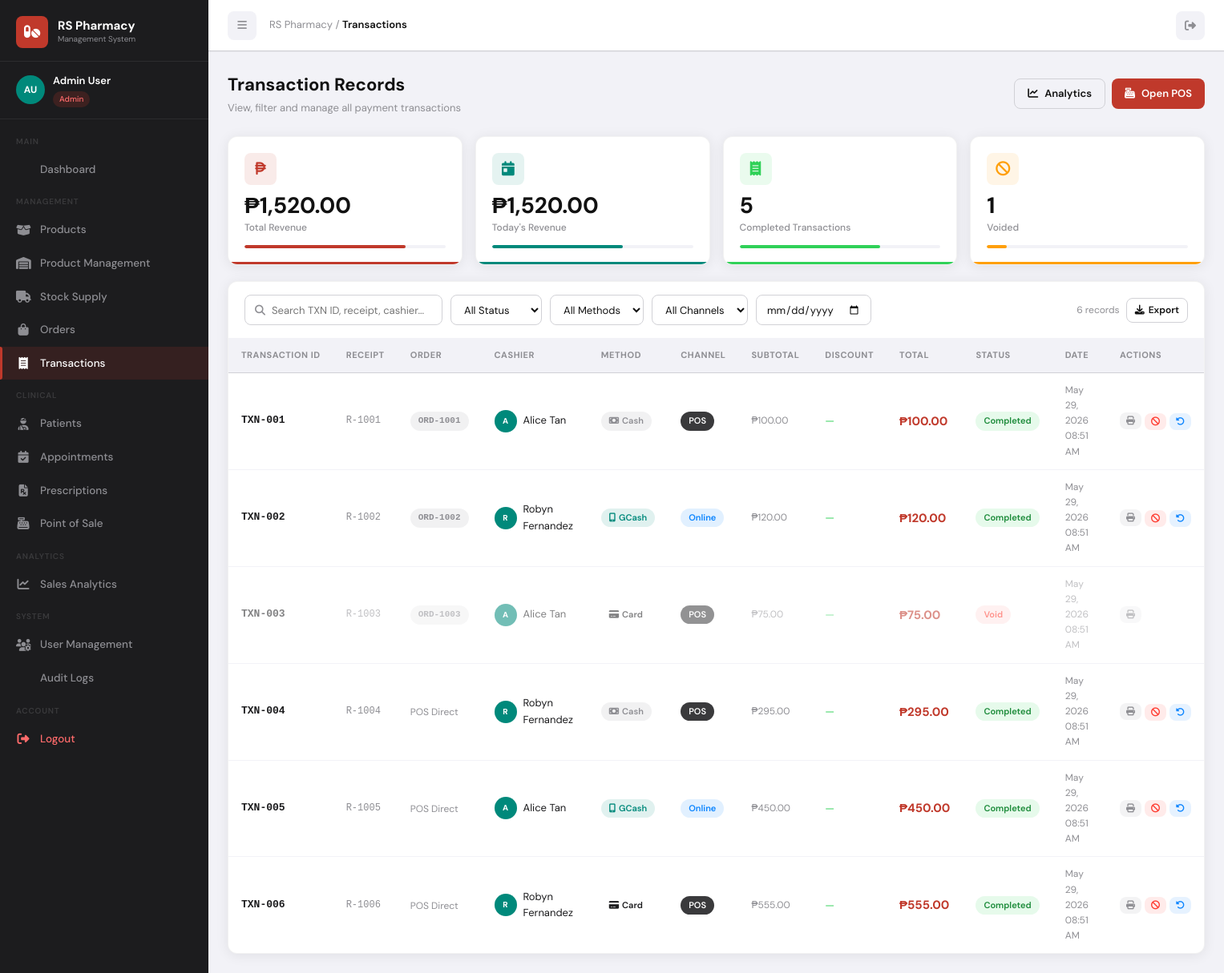
Screenshot of /transactions.php (signed in) with the database file from the repository.
### tables this page shows
CREATE TABLE IF NOT EXISTS transactions (
    id INT AUTO_INCREMENT PRIMARY KEY,
    transaction_id VARCHAR(20) UNIQUE,
    order_id INT,
    cashier_id INT,
    subtotal DECIMAL(10,2) NOT NULL,
    discount DECIMAL(10,2) DEFAULT 0,
    tax DECIMAL(10,2) DEFAULT 0,
    total_amount DECIMAL(10,2) NOT NULL,
    payment_method ENUM('Cash','Card','GCash') DEFAULT 'Cash',
    payment_status ENUM('Completed','Pending','Refunded','Void') DEFAULT 'Completed',
    channel ENUM('POS','Online') DEFAULT 'POS',
    receipt_number VARCHAR(30),
    created_at TIMESTAMP DEFAULT CURRENT_TIMESTAMP,
    FOREIGN KEY (order_id) REFERENCES orders(id) ON DELETE SET NULL,
    FOREIGN KEY (cashier_id) REFERENCES users(id) ON DELETE SET NULL
);

CREATE TABLE IF NOT EXISTS orders (
    id INT AUTO_INCREMENT PRIMARY KEY,
    order_number VARCHAR(20) UNIQUE,
    patient_id INT,
    pharmacist_id INT,
    prescription_id INT,
    order_type ENUM('walk-in','online','reservation') DEFAULT 'walk-in',
    status ENUM('Pending','Processing','Completed','Cancelled') DEFAULT 'Pending',
    notes TEXT,
    created_by INT,
    created_at TIMESTAMP DEFAULT CURRENT_TIMESTAMP,
    updated_at TIMESTAMP DEFAULT CURRENT_TIMESTAMP ON UPDATE CURRENT_TIMESTAMP,
    FOREIGN KEY (patient_id) REFERENCES patients(id) ON DELETE SET NULL,
    FOREIGN KEY (pharmacist_id) REFERENCES pharmacists(id) ON DELETE SET NULL,
    FOREIGN KEY (prescription_id) REFERENCES prescriptions(id) ON DELETE SET NULL,
    FOREIGN KEY (created_by) REFERENCES users(id) ON DELETE SET NULL
);

### auth.php (called while the page is built, shortened)
<?php
function getCurrentUser() {
    return [
        'id'         => $_SESSION['user_id'] ?? null,
        'name'       => $_SESSION['user_name'] ?? '',
        'email'      => $_SESSION['user_email'] ?? '',
        'role'       => $_SESSION['user_role'] ?? '',
        'first_name' => $_SESSION['first_name'] ?? '',
        'last_name'  => $_SESSION['last_name'] ?? '',
    ];
}
function formatCurrency($amount) {
    return '₱' . number_format($amount, 2);
}
function formatDateTime($dt) {
    return date('M d, Y h:i A', strtotime($dt));
}
function sanitize($input) {
    return htmlspecialchars(strip_tags(trim($input)), ENT_QUOTES, 'UTF-8');
}
?>

### transactions.php (the view, shortened to what this page needs)
<?php
require_once 'includes/auth.php';
$db   = getDB();
$search  = sanitize($_GET['search']  ?? '');
$fDate   = sanitize($_GET['date']    ?? '');
$where = "WHERE 1";
$transactions = [];
$res = $db->query("SELECT t.*, CONCAT(u.first_name,' ',u.last_name) as cashier_name, o.order_number FROM transactions t LEFT JOIN users u ON t.cashier_id=u.id LEFT JOIN orders o ON t.order_id=o.id $where ORDER BY t.created_at DESC LIMIT 500");
while ($row = $res->fetch_assoc()) $transactions[] = $row;
$totalRev  = $db->query("SELECT COALESCE(SUM(total_amount),0) as c FROM transactions WHERE payment_status='Completed'")->fetch_assoc()['c'];
$todayRev  = $db->query("SELECT COALESCE(SUM(total_amount),0) as c FROM transactions WHERE payment_status='Completed' AND DATE(created_at)=CURDATE()")->fetch_assoc()['c'];
$totalTxns = $db->query("SELECT COUNT(*) as c FROM transactions WHERE payment_status='Completed'")->fetch_assoc()['c'];
$voidedTxns = $db->query("SELECT COUNT(*) as c FROM transactions WHERE payment_status='Void'")->fetch_assoc()['c'];
$statusColors = ['Completed'=>'success','Pending'=>'warning','Refunded'=>'info','Void'=>'danger'];
$methodColors = ['Cash'=>'gray','Card'=>'blue','GCash'=>'teal'];
?>
<!DOCTYPE html>
<html lang="en">
<head>
    <link rel="stylesheet" href="https://cdnjs.cloudflare.com/ajax/libs/font-awesome/6.5.0/css/all.min.css">
    <link rel="stylesheet" href="assets/css/style.css">
</head>
<body>
<div class="app-wrapper">
    <?php include 'includes/sidebar.php'; ?>
    <div class="main-content">
        <div class="topbar">
            <div class="topbar-left">
                <button class="topbar-btn" onclick="toggleSidebar()"><i class="fas fa-bars"></i></button>
                <div class="page-breadcrumb">RS Pharmacy / <span>Transactions</span></div>
            </div>
            <div class="topbar-right">
                <a href="./logout.php" class="topbar-btn"><i class="fas fa-sign-out-alt"></i></a>
            </div>
        </div>
        <div class="page-content">
            <div class="page-header">
                <div><div class="page-title">Transaction Records</div><div class="page-subtitle">View, filter and manage all payment transactions</div></div>
                <div style="display:flex;gap:8px;">
                    <a href="sales_analytics.php" class="btn btn-outline"><i class="fas fa-chart-line"></i> Analytics</a>
                    <a href="pos.php" class="btn btn-primary"><i class="fas fa-cash-register"></i> Open POS</a>
                </div>
            </div>
            <div class="stat-grid stat-grid-4" style="margin-bottom:20px;">
                <div class="stat-card red"><div class="stat-icon red"><i class="fas fa-peso-sign"></i></div><div class="stat-value"><?=formatCurrency($totalRev)?></div><div class="stat-label">Total Revenue</div><div class="stat-progress"><div class="stat-progress-bar red" style="width:80%"></div></div></div>
                <div class="stat-card teal"><div class="stat-icon teal"><i class="fas fa-calendar-day"></i></div><div class="stat-value"><?=formatCurrency($todayRev)?></div><div class="stat-label">Today's Revenue</div><div class="stat-progress"><div class="stat-progress-bar teal" style="width:65%"></div></div></div>
                <div class="stat-card green"><div class="stat-icon green"><i class="fas fa-receipt"></i></div><div class="stat-value"><?=$totalTxns?></div><div class="stat-label">Completed Transactions</div><div class="stat-progress"><div class="stat-progress-bar green" style="width:70%"></div></div></div>
                <div class="stat-card orange"><div class="stat-icon orange"><i class="fas fa-ban"></i></div><div class="stat-value"><?=$voidedTxns?></div><div class="stat-label">Voided</div><div class="stat-progress"><div class="stat-progress-bar orange" style="width:<?=min(100,$voidedTxns*10)?>%"></div></div></div>
            </div>
            <div class="table-wrapper">
                <div class="table-toolbar">
                    <div class="table-toolbar-left">
                        <div class="search-bar"><i class="fas fa-search"></i><input type="text" id="txnSearch" placeholder="Search TXN ID, receipt, cashier..." value="<?=htmlspecialchars($search)?>"></div>
                        <select class="filter-select" id="statusFilter">
                            <option value="">All Status</option>
                        </select>
                        <select class="filter-select" id="methodFilter">
                            <option value="">All Methods</option>
                        </select>
                        <select class="filter-select" id="channelFilter">
                            <option value="">All Channels</option>
                        </select>
                        <input type="date" class="filter-select" id="dateFilter" value="<?=htmlspecialchars($fDate)?>" title="Filter by date">
                    </div>
                    <div class="table-toolbar-right">
                        <span class="text-muted"><?=count($transactions)?> records</span>
                        <a href="?export=csv" class="btn btn-outline btn-sm"><i class="fas fa-download"></i> Export</a>
                    </div>
                </div>
                <div class="table-responsive">
                    <table id="txnTable">
                        <thead>
                            <tr>
                                <th>Transaction ID</th>
                                <th>Receipt</th>
                                <th>Order</th>
                                <th>Cashier</th>
                                <th>Method</th>
                                <th>Channel</th>
                                <th>Subtotal</th>
                                <th>Discount</th>
                                <th>Total</th>
                                <th>Status</th>
                                <th>Date</th>
                                <th>Actions</th>
                            </tr>
                        </thead>
                        <tbody>
                            <?php foreach ($transactions as $t): ?>
                            <tr style="<?=$t['payment_status']==='Void'?'opacity:0.55;':''?>">
                                <td>
                                    <div style="font-weight:700;font-family:monospace;font-size:13px;"><?=sanitize($t['transaction_id']??'—')?></div>
                                </td>
                                <td style="font-family:monospace;font-size:12px;color:var(--gray);"><?=sanitize($t['receipt_number']??'—')?></td>
                                <td>
                                    <?php if($t['order_number']): ?>
                                    <span class="badge badge-gray" style="font-family:monospace;"><?=sanitize($t['order_number'])?></span>
                                    <?php else: ?><span class="text-muted">POS Direct</span><?php endif; ?>
                                </td>
                                <td>
                                    <div style="display:flex;align-items:center;gap:8px;">
                                        <div class="avatar avatar-sm" style="background:var(--teal);"><?=strtoupper(substr($t['cashier_name']??'?',0,1))?></div>
                                        <span style="font-size:13px;"><?=sanitize($t['cashier_name']??'—')?></span>
                                    </div>
                                </td>
                                <td>
                                    <span class="badge badge-<?=$methodColors[$t['payment_method']]??'gray'?>">
                                        <i class="fas fa-<?=$t['payment_method']==='Cash'?'money-bill':($t['payment_method']==='Card'?'credit-card':'mobile-screen')?>"></i>
                                        <?=$t['payment_method']?>
                                    </span>
                                </td>
                                <td><span class="badge badge-<?=$t['channel']==='POS'?'dark':'info'?>"><?=$t['channel']?></span></td>
                                <td class="text-muted"><?=formatCurrency($t['subtotal'])?></td>
                                <td style="color:var(--success);"><?=$t['discount']>0?'-'.formatCurrency($t['discount']):'—'?></td>
                                <td style="font-weight:700;font-size:15px;color:var(--primary);"><?=formatCurrency($t['total_amount'])?></td>
                                <td><span class="badge badge-<?=$statusColors[$t['payment_status']]??'gray'?>"><?=$t['payment_status']?></span></td>
                                <td class="text-muted"><?=formatDateTime($t['created_at'])?></td>
                                <td>
                                    <div class="action-links">
                                        <button class="action-link action-print" onclick='printReceipt(<?=json_encode($t, JSON_HEX_APOS|JSON_HEX_QUOT|JSON_HEX_TAG|JSON_HEX_AMP)?>)'><i class="fas fa-print"></i></button>
                                        <?php if ($t['payment_status']==='Completed' && $user['role']==='admin'): ?>
                                        <form method="POST" style="display:inline;" onsubmit="return confirm('Void this transaction?')">
                                            <button type="submit" class="action-link action-delete" title="Void"><i class="fas fa-ban"></i></button>
                                        </form>
                                        <form method="POST" style="display:inline;" onsubmit="return confirm('Mark as refunded?')">
                                            <button type="submit" class="action-link action-view" title="Refund"><i class="fas fa-rotate-left"></i></button>
                                        </form>
                                        <?php endif; ?>
                                    </div>
                                </td>
                            </tr>
                            <?php endforeach; ?>
                        </tbody>
                    </table>
                </div>
            </div>
        </div>
    </div>
</div>
</body>
</html>

### rows the page displays
transactions: transaction "TXN-001", receipt_number "R-1001", order.order_number "ORD-1001", cashier_name "A", cashier_name "Alice Tan", payment_method "Cash", channel "POS", subtotal "₱100.00", total_amount "₱100.00", payment_status "Completed", created_at "May 29, 2026 08:51 AM"
transactions: transaction "TXN-002", receipt_number "R-1002", order.order_number "ORD-1002", cashier_name "R", cashier_name "Robyn Fernandez", payment_method "GCash", channel "Online", subtotal "₱120.00", total_amount "₱120.00", payment_status "Completed", created_at "May 29, 2026 08:51 AM"
transactions: transaction "TXN-003", receipt_number "R-1003", order.order_number "ORD-1003", cashier_name "A", cashier_name "Alice Tan", payment_method "Card", channel "POS", subtotal "₱75.00", total_amount "₱75.00", payment_status "Void", created_at "May 29, 2026 08:51 AM"
transactions: transaction "TXN-004", receipt_number "R-1004", shows "POS Direct", cashier_name "R", cashier_name "Robyn Fernandez", payment_method "Cash", channel "POS", subtotal "₱295.00", total_amount "₱295.00", payment_status "Completed", created_at "May 29, 2026 08:51 AM"
transactions: transaction "TXN-005", receipt_number "R-1005", shows "POS Direct", cashier_name "A", cashier_name "Alice Tan", payment_method "GCash", channel "Online", subtotal "₱450.00", total_amount "₱450.00", payment_status "Completed", created_at "May 29, 2026 08:51 AM"
transactions: transaction "TXN-006", receipt_number "R-1006", shows "POS Direct", cashier_name "R", cashier_name "Robyn Fernandez", payment_method "Card", channel "POS", subtotal "₱555.00", total_amount "₱555.00", payment_status "Completed", created_at "May 29, 2026 08:51 AM"

### other values shown
substr($user['first_name'], 0, 1) . substr($user['last_name'], 0, 1) "AU"
$user['first_name'] . ' ' . $user['last_name'] "Admin User"
$user['role'] "Admin"
formatCurrency($totalRev) "₱1,520.00"
formatCurrency($todayRev) "₱1,520.00"
$totalTxns "5"
$voidedTxns "1"
count($transactions) "6"
